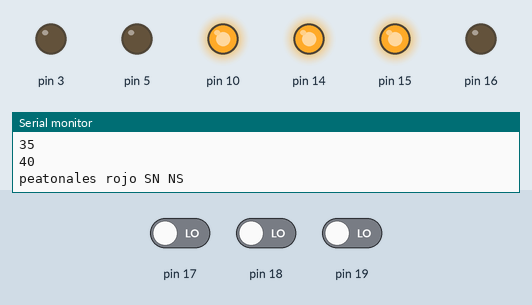
Bench run of a sketch on a simulated Arduino Uno, built with avr-gcc and run on an emulated ATmega328P. On the bench: output pins drawn as LEDs (lit = HIGH), the last lines printed to the serial monitor. Inputs (shaded band) come from the test bench; at power-on: pin 17 LOW, pin 18 LOW, pin 19 LOW.

Above: at 10.0 s.
At 30.3 s:
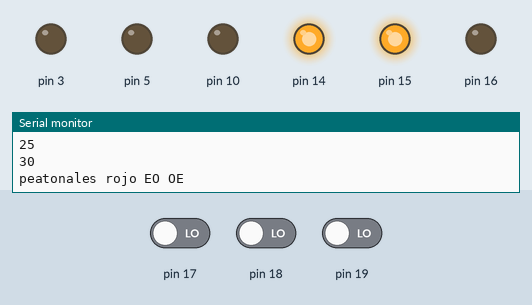
Timing chart, 0 to 46.6 s (numbered marks = the images above):
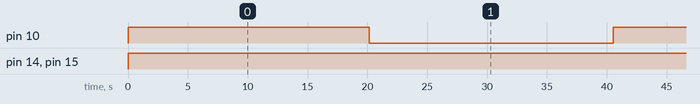

Measured:
- by itself, pin 10: alternates HIGH for 20.1 s and LOW for 20.4 s
- by itself, pin 14, pin 15: LOW → HIGH at 0.00 s

The sketch:

semaforo.ino
```cpp
//formato de semaforos
//orden_semaforo = [rojo,verde,amarillo]
//los elementos seran numeros de pines

//formato de semaforo peatonal
//orden_peatonales = [rojo,verde]
//los elementos seran numeros de pines

//formato de posicion de semaforos
//semaforos[4][3]={N-S,S-N,E-O,O-E}
//peatonales[4][2]={E-O,O-E,N-S,S-N}
int semaforos[4][3]={{22,23,24},{27,28,29},{32,33,34},{37,38,39}};
int peatonales[4][2]={{25,26},{30,31},{35,36},{40,41}};

int tiempo_rojo = 20*1000;
int tiempo_verde = tiempo_rojo*0.7;
int tiempo_amarillo = tiempo_rojo*0.3;

void setup() {
for (int a=22;a<54;a++){
  pinMode(a, OUTPUT);
  digitalWrite(a,LOW);
  }

Serial.begin(9600);
}

void loop() {
  while (Serial.available()>0){
    String str = Serial.readString();
    tiempo_rojo = str.toInt()*1000;
    tiempo_verde = tiempo_rojo*0.7;
    tiempo_amarillo = tiempo_rojo*0.3;
  }

  Serial.print("Tiempo de luz roja: ");
  Serial.print(tiempo_rojo/1000);
  Serial.println(" segundos.");
  etapa_1();
  etapa_2();

}
/*
funcion1()
semaforo1y2 prden roja.....
semarofo3y4 prender verde....
peatonal1y2 prenden verde....
peatonal3y4 prenden roja....
  tiempo verde..............
semaforo 3y4 apagar verde.......
semaforo 3y4 prender amarillo.....

  tiempo amarillo................
semaforo1y2 apagar roja.........
semarofo3y4 apagar amarillo......
peatonal1y2 apaga verde.........
peatonal3y4 apaga roja...........


funcion2()
semaforo3y4 prden roja......
semarofo1y2 prender verde.....
peatonal3y4 prenden verde....
peatonal1y2 prenden roja......
  tiempo verde.....
semaforo1y2 apagar verde.......
semaforo1y2 prender amarillo........

  tiempo amarillo..........
semaforo3y4 apagar roja...........
semarofo1y2 apagar amarillo.....
peatonal3y4 apaga verde.......
peatonal1y2 apaga roja......
*/
void etapa_1 (){

  //prender luz roja SN NS
  for (int i=0; i<2;i++){
    digitalWrite(semaforos[i][0],HIGH);
    Serial.println(semaforos[i][0]);
    }
  Serial.println("rojo SN NS");

  //prender luz verde EO OE
  for (int i=2; i<4;i++){
    digitalWrite(semaforos[i][1],HIGH);
    Serial.println(semaforos[i][1]);
    }
  Serial.println("verde EO OE");

  //prender luz verde peatonal EO OE
  for (int i=0; i<2;i++){
    digitalWrite(peatonales[i][1],HIGH);
    Serial.println(peatonales[i][1]);
    }
  Serial.println("peatonales verde EO OE");

  //prender luz roja peatonal SN NS
  for (int i=2; i<4;i++){
    digitalWrite(peatonales[i][0],HIGH);
    Serial.println(peatonales[i][0]);
    }
  Serial.println("peatonales rojo SN NS");

  ///////////////////////////////////////////////
  delay(tiempo_verde);
  Serial.println("/////////////////////////////////////");
  ///////////////////////////////////////////////

  //APAGAR luz verde EO OE
  for (int i=2; i<4;i++){
    digitalWrite(semaforos[i][1],LOW);
    Serial.println(semaforos[i][1]);
    }
  Serial.println("apagado verde EO OE");

  //prender amarillo EO OE
  for (int i=2; i<4;i++){
    digitalWrite(semaforos[i][2],HIGH);
    Serial.println(semaforos[i][2]);
    }
  Serial.println("amarillo EO OE");

  /////////////////////////////////////////////////
  delay(tiempo_amarillo);
  Serial.println("/////////////////////////////////////");
  ////////////////////////////////////////////////

  //apagar amarillo EO OE
  for (int i=2; i<4;i++){
    digitalWrite(semaforos[i][2],LOW);
    Serial.println(semaforos[i][2]);
    }
  Serial.println("apagar amarillo EO OE");

  //apagar luz roja SN NS
  for (int i=0; i<2;i++){
    digitalWrite(semaforos[i][0],LOW);
    Serial.println(semaforos[i][0]);
    }
  Serial.println("apagado roja SN NS");

  //apagar luz verde peatonal EO OE
  for (int i=0; i<2;i++){
    digitalWrite(peatonales[i][1],LOW);
    Serial.println(peatonales[i][1]);
    }
  Serial.println("apagado peatonales verde EO OE");

  //apagar luz roja peatonal SN NS
  for (int i=2; i<4;i++){
    digitalWrite(peatonales[i][0],LOW);
    Serial.println(peatonales[i][0]);
    }
  Serial.println("apagar peatonales rojo SN NS");

}

void etapa_2() {

//prender luz roja OE EO
  for (int i=2; i<4;i++){
    digitalWrite(semaforos[i][0],HIGH);
    Serial.println(semaforos[i][0]);
    }
  Serial.println("rojo EO OE");

  //prender luz verde SN NS
  for (int i=0; i<2;i++){
    digitalWrite(semaforos[i][1],HIGH);
    Serial.println(semaforos[i][1]);
    }
  Serial.println("verde SN NS");

  //prender luz verde peatonal SN NS
  for (int i=2; i<4;i++){
    digitalWrite(peatonales[i][1],HIGH);
    Serial.println(peatonales[i][1]);
    }
  Serial.println("peatonales verde SN NS");

  //prender luz roja peatonal OE EO
  for (int i=0; i<2;i++){
    digitalWrite(peatonales[i][0],HIGH);
    Serial.println(peatonales[i][0]);
    }
  Serial.println("peatonales rojo EO OE");

  ///////////////////////////////////////////////
  delay(tiempo_verde);
  Serial.println("/////////////////////////////////////");
  ///////////////////////////////////////////////

  //APAGAR luz verde SN NS
  for (int i=0; i<2;i++){
    digitalWrite(semaforos[i][1],LOW);
    Serial.println(semaforos[i][1]);
    }
  Serial.println("apagado verde SN NS");

  //prender amarillo SN NS
  for (int i=0; i<2;i++){
    digitalWrite(semaforos[i][2],HIGH);
    Serial.println(semaforos[i][2]);
    }
  Serial.println("amarillo SN NS");

  /////////////////////////////////////////////////
  delay(tiempo_amarillo);
  Serial.println("/////////////////////////////////////");
  ////////////////////////////////////////////////

  //apagar amarillo SN NS
  for (int i=0; i<2;i++){
    digitalWrite(semaforos[i][2],LOW);
    Serial.println(semaforos[i][2]);
    }
  Serial.println("apagar amarillo SN NS");

  //apagar luz roja EO OE
  for (int i=2; i<4;i++){
    digitalWrite(semaforos[i][0],LOW);
    Serial.println(semaforos[i][0]);
    }
  Serial.println("apagado roja OE EO");

  //apagar luz verde peatonal SN NS
  for (int i=2; i<4;i++){
    digitalWrite(peatonales[i][1],LOW);
    Serial.println(peatonales[i][1]);
    }
  Serial.println("apagado peatonales verde SN NS");

  //apagar luz roja peatonal OE EO
  for (int i=0; i<2;i++){
    digitalWrite(peatonales[i][0],LOW);
    Serial.println(peatonales[i][0]);
    }
  Serial.println("apagar peatonales rojo OE EO");

}
```
